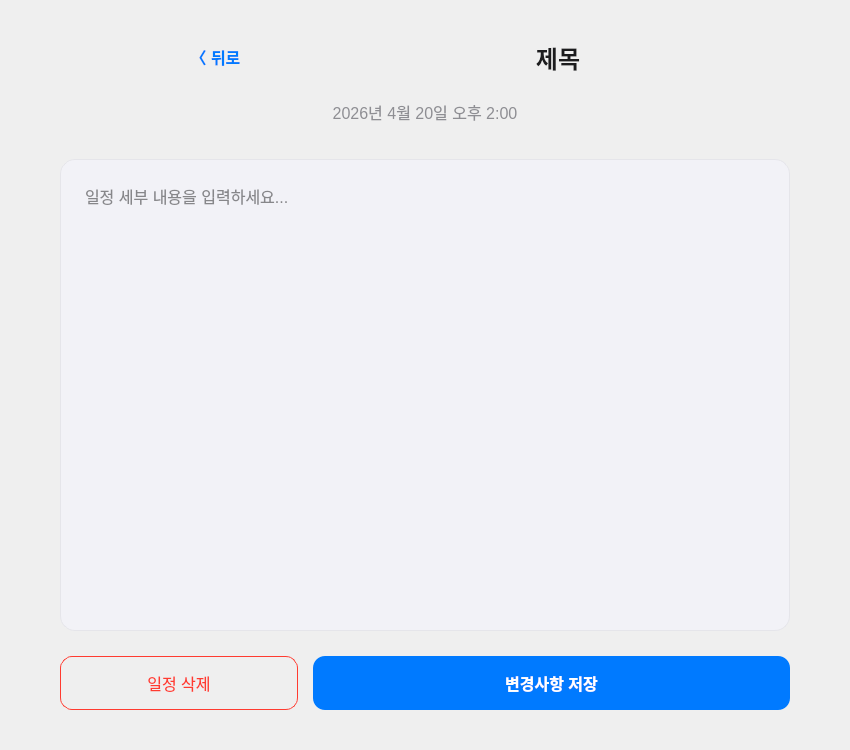
<?xml version="1.0" encoding="UTF-8"?>
<ui version="4.0">
 <class>Schedule</class>
 <widget class="QWidget" name="Schedule">
  <property name="geometry">
   <rect>
    <x>0</x>
    <y>0</y>
    <width>850</width>
    <height>750</height>
   </rect>
  </property>
  <property name="styleSheet">
   <string notr="true">
    QWidget#scheduleDetail {
        background-color: #FFFFFF;
    }

    /* 뒤로가기 버튼 */
    QPushButton#backButton {
        border: none;
        background-color: transparent;
        color: #007AFF;
        font-size: 16px;
        font-weight: bold;
    }

    /* 상단 타이틀 */
    QLabel#titleLabel {
        font-size: 24px;
        font-weight: bold;
        color: #1C1C1E;
    }

    /* 날짜 표시 */
    QLabel#dateLabel {
        font-size: 16px;
        color: #8E8E93;
        margin-bottom: 10px;
    }

    /* 세부 사항 입력창 */
    QTextEdit#detailEdit {
        background-color: #F2F2F7;
        border: 1px solid #E5E5EA;
        border-radius: 15px;
        padding: 20px;
        font-size: 16px;
        line-height: 1.5;
        color: #1C1C1E;
    }
    QTextEdit#detailEdit:focus {
        border: 1px solid #007AFF;
        background-color: #FFFFFF;
    }

    /* 하단 저장 버튼 */
    QPushButton#saveButton {
        background-color: #007AFF;
        color: white;
        border: none;
        border-radius: 12px;
        font-size: 16px;
        font-weight: bold;
        padding: 15px;
    }

    /* 하단 삭제 버튼 */
    QPushButton#deleteButton {
        background-color: transparent;
        color: #FF3B30;
        border: 1px solid #FF3B30;
        border-radius: 12px;
        font-size: 16px;
        padding: 14px;
    }
    QPushButton#deleteButton:hover {
        background-color: #FFF2F2;
    }
   </string>
  </property>
  <layout class="QVBoxLayout" name="mainLayout">
   <property name="spacing">
    <number>25</number>
   </property>
   <property name="leftMargin">
    <number>60</number>
   </property>
   <property name="topMargin">
    <number>40</number>
   </property>
   <property name="rightMargin">
    <number>60</number>
   </property>
   <property name="bottomMargin">
    <number>40</number>
   </property>
   <item>
    <layout class="QHBoxLayout" name="topBarLayout">
     <item>
      <widget class="QPushButton" name="backButton">
       <property name="text">
        <string>〈 뒤로</string>
       </property>
      </widget>
     </item>
     <item>
      <spacer name="hSpacer1">
       <property name="orientation">
        <enum>Qt::Orientation::Horizontal</enum>
       </property>
      </spacer>
     </item>
     <item>
      <widget class="QLabel" name="titleLabel">
       <property name="text">
        <string>제목</string>
       </property>
       <property name="alignment">
        <set>Qt::AlignmentFlag::AlignCenter</set>
       </property>
      </widget>
     </item>
     <item>
      <spacer name="hSpacer2">
       <property name="orientation">
        <enum>Qt::Orientation::Horizontal</enum>
       </property>
      </spacer>
     </item>
     <item>
      <spacer name="hSpacer3">
       <property name="orientation">
        <enum>Qt::Orientation::Horizontal</enum>
       </property>
       <property name="sizeType">
        <enum>QSizePolicy::Policy::Fixed</enum>
       </property>
       <property name="sizeHint" stdset="0">
        <size>
         <width>70</width>
         <height>20</height>
        </size>
       </property>
      </spacer>
     </item>
    </layout>
   </item>
   <item>
    <widget class="QLabel" name="dateLabel">
     <property name="text">
      <string>2026년 4월 20일 오후 2:00</string>
     </property>
     <property name="alignment">
      <set>Qt::AlignmentFlag::AlignCenter</set>
     </property>
    </widget>
   </item>
   <item>
    <widget class="QTextEdit" name="detailEdit">
     <property name="placeholderText">
      <string>일정 세부 내용을 입력하세요...</string>
     </property>
    </widget>
   </item>
   <item>
    <layout class="QHBoxLayout" name="bottomButtonLayout">
     <property name="spacing">
      <number>15</number>
     </property>
     <item>
      <widget class="QPushButton" name="deleteButton">
       <property name="sizePolicy">
        <sizepolicy hsizetype="Expanding" vsizetype="Fixed">
         <horstretch>1</horstretch>
         <verstretch>0</verstretch>
        </sizepolicy>
       </property>
       <property name="text">
        <string>일정 삭제</string>
       </property>
      </widget>
     </item>
     <item>
      <widget class="QPushButton" name="saveButton">
       <property name="sizePolicy">
        <sizepolicy hsizetype="Expanding" vsizetype="Fixed">
         <horstretch>2</horstretch>
         <verstretch>0</verstretch>
        </sizepolicy>
       </property>
       <property name="text">
        <string>변경사항 저장</string>
       </property>
      </widget>
     </item>
    </layout>
   </item>
  </layout>
 </widget>
 <resources/>
 <connections/>
</ui>
